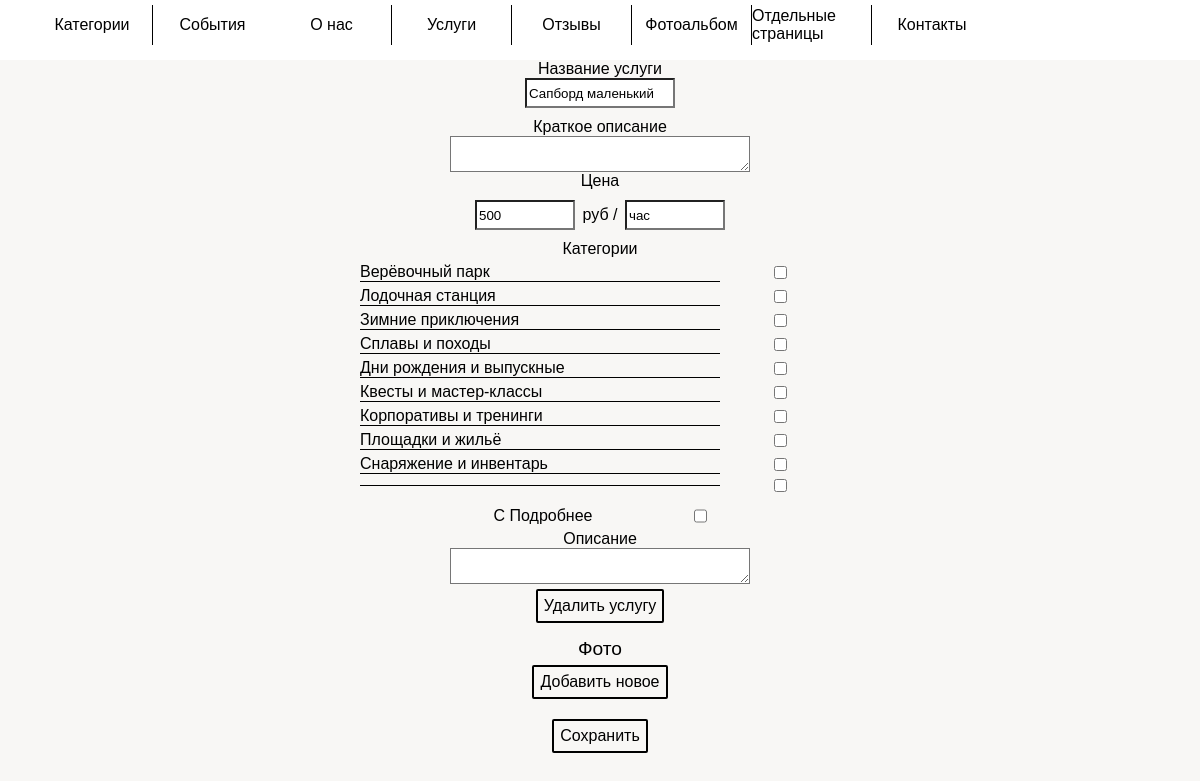
Page /admin_panel/service_test?service_id=21 (signed in) on the committed database.
### app/models.py (models this page shows, shortened)
class Service(db.Model):
    id = db.Column(db.Integer, primary_key=True, index=True, unique=True)
    name = db.Column(db.String(128))
    short_description = db.Column(db.String(512))  # краткое описание
    description = db.Column(db.Text)  # полное описание
    status = db.Column(db.BOOLEAN())  # отображение клиентам
    next = db.Column(db.BOOLEAN())   # есть ли переход на дальнейшую страницу
    categories = db.relationship('ServiceCategory', backref='service', lazy='dynamic')
    price = db.Column(db.String(8))
    time = db.Column(db.String(128))

class Category(db.Model):
    id = db.Column(db.Integer, primary_key=True, index=True, unique=True)
    name = db.Column(db.String(128))
    description = db.Column(db.Text)
    status = db.Column(db.BOOLEAN())  # отображение клиентам
    services = db.relationship('ServiceCategory', backref='category', lazy='dynamic')
    number = db.Column(db.Integer, index=True, default=30)
    types = db.relationship('CategoryType', backref='category', lazy='dynamic')

### app/admin_panel/routes.py (the view, shortened to what this page needs)
@bp.route('/service_test', methods=['GET', 'POST'])
@login_required
def service_test():
    service_id = request.args.get('service_id')
    service = Service.query.filter_by(id=service_id).first()
    categories_all = Category.query.order_by(Category.number).all()
    try:
        files = listdir('app/static/images/service/{}'.format(service_id))
    except:
        files = []
    categories_cheked = []
    for category in categories_all:
        if ServiceCategory.query.filter_by(service_id=service_id, category_id=category.id).first():
            categories_cheked.insert(category.id, category.id)
        else:
            categories_cheked.insert(category.id, 0)
    categories_cheked = []
    for category in categories_all:
        if ServiceCategory.query.filter_by(service_id=service_id, category_id=category.id).first():
            categories_cheked.insert(category.id, category.id)
        else:
            categories_cheked.insert(category.id, 0)
    return render_template('admin_panel/service.html', title='{}'.format(service.name), files=files,
                           categories=get_categories(), service=service, categories_checked=categories_cheked)

### app/admin_panel/routes.py (called while the page is built)
@bp.after_request
def add_header(r):
    r.headers["Cache-Control"] = "no-cache, no-store, must-revalidate"
    r.headers["Pragma"] = "no-cache"
    r.headers["Expires"] = "1"
    r.headers['Cache-Control'] = 'public, max-age=0'
    return r

### app/main/functions.py (called while the page is built)
def get_categories():
    return Category.query.order_by(Category.number).all()

### app/models.py (called while the page is built)
@login.user_loader
def load_user(id):
    return Admin.query.get(int(id))

### app/templates/admin_panel/service.html (shortened to what this page needs)
{% extends "admin_panel/base.html" %}
{% block scripts %}
    <link rel="stylesheet" href="{{ url_for('static', filename='slider.css') }}">
    <link rel="stylesheet" href="{{ url_for('static', filename='event/event.css') }}">
{% endblock %}
{% block app_content %}
    <div class="grid_panel">
        <div class="grid_block partners_map">
            <form method="POST" enctype="multipart/form-data" class="grid_block">
                <label for="title">Название услуги</label>
                <input type="text" name="title" id="title" class="little_input"
                       style="width: 150px; justify-content: left;"
                       value="{{ service.name }}">
                <label for="input_short_desc">Краткое описание</label>
                <textarea name="input_short_desc" id="input_short_desc" class="category_name"
                >{{ service.short_description|safe }}</textarea>
                <label for="input_price">Цена</label>
                <div class="grid_block_price">
                    <input type="text" name="input_price" id="input_price" class="little_input"
                           value="{{ service.price }}">
                    руб /
                    <input type="text" name="input_price_time" id="input_price_time" class="little_input"
                           value="{{ service.time }}">
                </div>
                <label for="select">Категории</label>
                <div class="grid_category">
                    {% set i = namespace(a=0) %}
                    {% for category in categories %}
                        <label for="category" class="label_1">{{ category.name }}</label>
                        <input type="checkbox" id="category" class="checkbox"
                               name={{ category.id }}  value={{ category.id }}
                                {{ "checked" if category.id == categories_checked[i.a] else "" }}>
                        {% set i.a = i.a + 1 %}
                    {% endfor %}
                </div>
                <div class="grid_checkbox">
                    <label for="checkbox_1">С Подробнее</label>
                    <input type="checkbox" id="checkbox_1" class="checkbox" name="checkbox" value="1" {{ "checked" if
                        service.next == 1 else "" }}/>
                </div>
                <label for="input_desc">Описание</label>
                <textarea name="input_desc" id="input_desc" class="category_name"
                >{{ service.description|safe }}</textarea>
                <div class="input__wrapper">
                    <label for="delete_service" class="input__file_button">
                        <span class="input__file_button_text_2">Удалить услугу</span>
                    </label>
                </div>
                <div class="title">Фото</div>
                <div class="grid_block_photo">
                    <div class="input__wrapper">
                        <label for="blank_file" class="input__file_button">
                            <span class="input__file_button_text_2">Добавить новое</span>
                        </label>
                    </div>
                </div>
                <div class="input__wrapper">
                    <label for="Submit" class="input__file_button">
                        <span class="input__file_button_text_2">Сохранить</span>
                    </label>
                </div>
            </form>
        </div>
    </div>
{% endblock %}

### app/static/main/main.css (style rules this page uses)
:root { --background-color: rgba(169, 191, 239, 0.15); --primary-color: #ffa300; --primary-font-size: 16px; --primary-font-family: Arial, sans-serif; --primary-content-width: 960px; --primary-content-height: 100px; --modal_window_time: none; --vw: none; --vh: none; }
html { box-sizing: border-box; -webkit-tap-highlight-color: rgba(0, 0, 0, 0); height: 100vh; }
*, *:before, *:after { box-sizing: inherit; }
* { appearance: none; -webkit-appearance: none; font-family: var(--primary-font-family); }
body { margin: 0; -webkit-text-size-adjust: none; background-color: rgba(209, 207, 188, 0.15); height: 100vh; }

### app/static/admin_panel.css (style rules this page uses)
.title { text-align: center; font-size: calc(var(--primary-font-size) * 1.2); }
.grid_panel { display: grid; grid-template-columns: min(95%, 960px); justify-content: center; }
.grid_block { display: grid; grid-template-columns: 100%; min-height: 100px; justify-items: center; align-items: center; }
.grid_block_photo { display: grid; grid-template-columns: 1fr; align-self: center; justify-content: center; }
.input__wrapper { display: flex; align-items: center; justify-content: center; margin: 5px 0 5px 0; }
.checkbox { -webkit-appearance: checkbox; margin: 0 auto; }
.category_name { display: flex; align-content: center; width: min(300px, 95%); padding: 2px; }
.little_input { display: flex; align-content: center; margin-bottom: 10px; width: 100px; height: 30px; }
.input__file_button { min-width: 80px; max-width: 200px; text-decoration: none; color: black; padding: 6px; border: 2px solid; border-radius: 2px; margin-bottom: 10px; text-align: center; }
.partners_map { border-radius: 5px; margin-bottom: 10px; }
.grid_checkbox { display: grid; grid-template-columns: 200px 1fr; padding: 5px; margin: auto; }
.grid_category { display: grid; min-width: 40vw; grid-template-columns: 75% 1fr; text-align: left; justify-content: left; margin-top: 5px; margin-bottom: 10px; grid-row-gap: 5px; align-items: center; }
.grid_block_price { display: grid; grid-template-columns: 100px 50px 100px; text-align: left; justify-items: center; align-items: baseline; min-width: 40px; margin-top: 10px; }
.label_1 { font-size: var(--primary-font-size); border-bottom: 1px solid; }

### app/static/slider.css (style rules this page uses)
:root { --primary-width: calc(100% / 1); --primary-flex: 0 0 calc(100% / 1); }

### rows in the picture
Service: title "Сапборд маленький", input_price "500", input_price_time "час"
Category: name "Верёвочный парк"
Category: name "Лодочная станция"
Category: name "Зимние приключения"
Category: name "Сплавы и походы"
Category: name "Дни рождения и выпускные"
Category: name "Квесты и мастер-классы"
Category: name "Корпоративы и тренинги"
Category: name "Площадки и жильё"
Category: name "Снаряжение и инвентарь"
